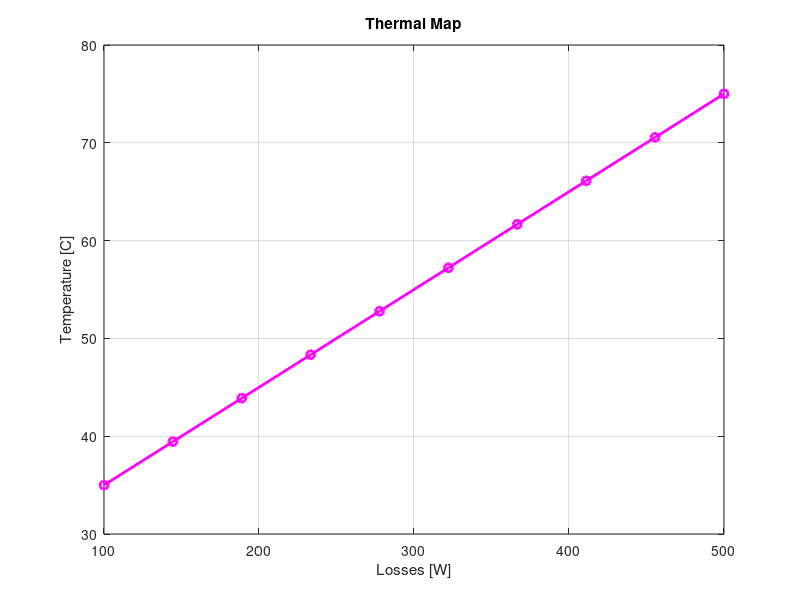

This chart was generated by the following MATLAB code:
% Simple thermal model
project_root = fileparts(fileparts(fileparts(mfilename('fullpath'))));
csv_dir      = fullfile(project_root, 'results', 'csv');
plots_dir    = fullfile(project_root, 'results', 'plots');

if ~exist(csv_dir,   'dir'); mkdir(csv_dir);   end
if ~exist(plots_dir, 'dir'); mkdir(plots_dir); end

losses             = linspace(100, 500, 10);
ambient            = 25;
thermal_resistance = 0.1;  % K/W
temperature        = ambient + losses * thermal_resistance;

csvwrite(fullfile(csv_dir, 'thermal_map.csv'), [losses' temperature']);

figure('Visible', 'off');
plot(losses, temperature, 'm-o', 'LineWidth', 2);
xlabel('Losses [W]'); ylabel('Temperature [C]');
title('Thermal Map'); grid on;
print('-dpng', fullfile(plots_dir, 'thermal_map.png'));

printf('✅ thermal_map.csv and thermal_map.png saved\n');
